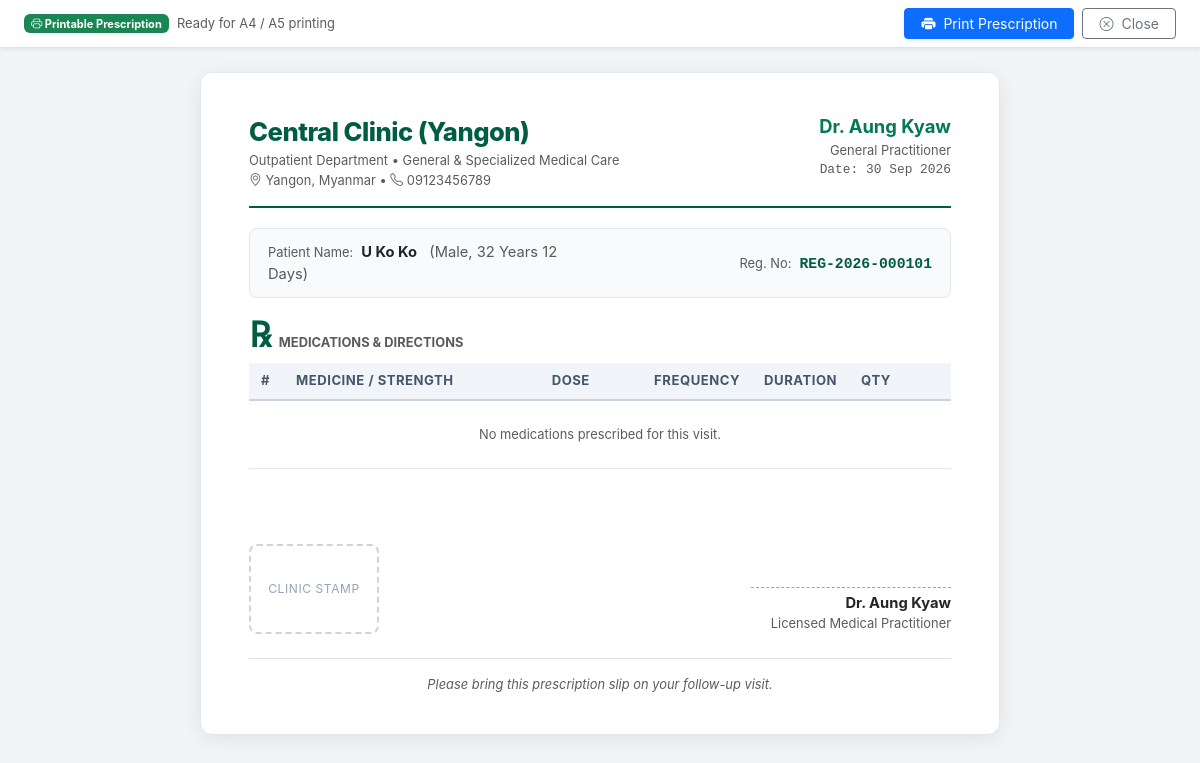
The page /encounters/2/print-rx (signed in) on the database its author committed.
### app/models.py (models this page shows, shortened)
class Account(db.Model):
    __tablename__ = 'accounts'
    id = db.Column(db.Integer, primary_key=True)
    phone_number = db.Column(db.String(32), unique=True, nullable=False, index=True)
    clinic_name = db.Column(db.String(128), nullable=False, default='Central Clinic')
    doctor_name = db.Column(db.String(128), nullable=False, default='Dr. Aung Kyaw')
    password_hash = db.Column(db.String(255), nullable=False)
    is_active = db.Column(db.Boolean, default=True, nullable=False)
    created_at = db.Column(db.DateTime, default=datetime.utcnow, nullable=False)
    updated_at = db.Column(db.DateTime, default=datetime.utcnow, onupdate=datetime.utcnow, nullable=False)

class Encounter(db.Model):
    __tablename__ = 'encounters'
    id = db.Column(db.Integer, primary_key=True)
    patient_id = db.Column(db.Integer, db.ForeignKey('patients.id', ondelete='RESTRICT'), nullable=False, index=True)
    doctor_id = db.Column(db.Integer, db.ForeignKey('doctors.id', ondelete='SET NULL'), nullable=True, index=True)
    encounter_date = db.Column(db.DateTime, default=datetime.utcnow, nullable=False, index=True)
    status = db.Column(db.String(32), default='completed', nullable=False)  # 'draft', 'completed', 'cancelled'
    hopi = db.Column(db.Text, nullable=True)
    examination = db.Column(db.Text, nullable=True)
    created_at = db.Column(db.DateTime, default=datetime.utcnow, nullable=False)
    updated_at = db.Column(db.DateTime, default=datetime.utcnow, onupdate=datetime.utcnow, nullable=False)
    history = db.relationship(
        'EncounterHistory',
        backref='encounter',
        uselist=False,
        cascade='all, delete-orphan'
    )
    vitals = db.relationship(
        'EncounterVital',
        backref='encounter',
        cascade='all, delete-orphan',
        lazy='selectin',
        order_by='desc(EncounterVital.recorded_at)'
    )
    diagnoses = db.relationship(
        'EncounterDiagnosis',
        backref='encounter',
        cascade='all, delete-orphan',
        lazy='selectin',
        order_by='EncounterDiagnosis.order_index'
    )
    prescriptions = db.relationship(
        'Prescription',
        backref='encounter',
        cascade='all, delete-orphan',
        lazy='selectin'
    )
    investigations_rel = db.relationship(
        'Investigation',
        backref='encounter',
        cascade='all, delete-orphan',
        lazy='selectin'
    )
    procedures = db.relationship(
        'Procedure',
        backref='encounter',
        cascade='all, delete-orphan',
        lazy='selectin'
    )
    vouchers = db.relationship(
        'Voucher',
        backref='encounter',
        lazy='dynamic',
        order_by='desc(Voucher.voucher_date)'
    )
    appointment = db.relationship(
        'Appointment',
        backref=db.backref('linked_encounter', uselist=False),
        uselist=False
    )
    @property
    def latest_vitals(self):
        return self.vitals[0] if self.vitals else None

class Patient(db.Model):
    __tablename__ = 'patients'
    id = db.Column(db.Integer, primary_key=True)
    registration_number = db.Column(db.String(64), unique=True, nullable=False, index=True)
    sir_name = db.Column(db.String(32), nullable=False)
    patient_name = db.Column(db.String(128), nullable=False, index=True)
    gender = db.Column(db.String(16), nullable=False)  # 'Male', 'Female'
    date_of_birth = db.Column(db.Date, nullable=True, index=True)
    marital_status = db.Column(db.String(32), nullable=True)
    occupation = db.Column(db.String(128), nullable=True)
    blood_group = db.Column(db.String(16), nullable=True)
    guardian_name = db.Column(db.String(128), nullable=True)
    guardian_relationship = db.Column(db.String(64), nullable=True)
    guardian_phone = db.Column(db.String(64), nullable=True)
    nrc_number = db.Column(db.String(64), nullable=True, index=True)
    email = db.Column(db.String(128), nullable=True)
    address = db.Column(db.Text, nullable=True)
    city_township = db.Column(db.String(128), nullable=True)
    state_region = db.Column(db.String(128), nullable=True)
    patient_summary = db.Column(db.Text, nullable=True)
    notes = db.Column(db.Text, nullable=True)
    is_active = db.Column(db.Boolean, default=True, nullable=False)
    created_at = db.Column(db.DateTime, default=datetime.utcnow, nullable=False)
    updated_at = db.Column(db.DateTime, default=datetime.utcnow, onupdate=datetime.utcnow, nullable=False)
    phones = db.relationship(
        'PatientPhone',
        backref='patient',
        cascade='all, delete-orphan',
        lazy='selectin',
        order_by='desc(PatientPhone.is_primary), PatientPhone.id'
    )
    encounters = db.relationship(
        'Encounter',
        backref='patient',
        lazy='dynamic',
        order_by='desc(Encounter.encounter_date)'
    )
    appointments = db.relationship(
        'Appointment',
        backref='patient',
        lazy='dynamic',
        order_by='desc(Appointment.appointment_date)'
    )
    investigations = db.relationship(
        'Investigation',
        backref='patient',
        lazy='dynamic',
        order_by='desc(Investigation.ordered_date)'
    )
    vouchers = db.relationship(
        'Voucher',
        backref='patient',
        lazy='dynamic',
        order_by='desc(Voucher.voucher_date)'
    )
    @property
    def full_name(self):
        return f"{self.sir_name} {self.patient_name}".strip()
    def get_dynamic_age(self, ref_date=None):
        if not self.date_of_birth:
            return None
        if ref_date is None:
            ref_date = date.today()
        dob = self.date_of_birth
        if dob > ref_date:
            return {'years': 0, 'months': 0, 'days': 0, 'formatted': '0 Days'}
        years = ref_date.year - dob.year
        months = ref_date.month - dob.month
        days = ref_date.day - dob.day
        if days < 0:
            prev_month = ref_date.month - 1 if ref_date.month > 1 else 12
            prev_year = ref_date.year if ref_date.month > 1 else ref_date.year - 1
            days_in_prev_month = calendar.monthrange(prev_year, prev_month)[1]
            days += days_in_prev_month
            months -= 1
        if months < 0:
            years -= 1
            months += 12
        parts = []
        if years > 0:
            parts.append(f"{years} {'Year' if years == 1 else 'Years'}")
        if months > 0:
            parts.append(f"{months} {'Month' if months == 1 else 'Months'}")
        if days > 0 or not parts:
            parts.append(f"{days} {'Day' if days == 1 else 'Days'}")
        formatted = " ".join(parts)
        return {
            'years': years,
            'months': months,
            'days': days,
            'formatted': formatted
        }
    @property
    def age_formatted(self):
        res = self.get_dynamic_age()
        return res['formatted'] if res else "Unknown"

### app/routes.py (the view)
@encounters_bp.route('/encounters/<int:encounter_id>/print-rx')
@login_required
def print_rx(encounter_id):
    encounter = Encounter.query.get_or_404(encounter_id)
    patient = encounter.patient
    current_user = get_current_user()
    prescription = encounter.prescriptions[0] if encounter.prescriptions else None
    vitals = encounter.latest_vitals
    return render_template(
        'encounters/print_rx.html',
        encounter=encounter,
        patient=patient,
        current_user=current_user,
        prescription=prescription,
        vitals=vitals
    )

### app/extensions.py (called while the page is built)
def init_csrf(app):
    @app.before_request
    def check_csrf():
        if not current_app.config.get('WTF_CSRF_ENABLED', True):
            return
        if request.method in ('POST', 'PUT', 'PATCH', 'DELETE'):
            token = request.form.get('csrf_token') or request.headers.get('X-CSRFToken')
            expected = session.get('_csrf_token')
            if not expected or not token or not secrets.compare_digest(token, expected):
                abort(400, description="Invalid or missing CSRF token.")
    @app.context_processor
    def inject_csrf():
        return dict(csrf_token=generate_csrf_token)

### app/helpers.py (called while the page is built)
def login_required(f):
    @wraps(f)
    def decorated_function(*args, **kwargs):
        if '_account_id' not in session and '_user_id' not in session:
            flash('Please log in to access this page.', 'warning')
            return redirect(url_for('auth.login', next=request.url))
        return f(*args, **kwargs)
    return decorated_function

def get_current_user():
    from flask import g, session
    sess_key = (session.get('_account_id'), session.get('_user_id'))
    if not any(sess_key):
        return None
    if getattr(g, '_current_user_sess_key', None) == sess_key and getattr(g, 'current_user', None) is not None:
        return g.current_user
    user = None
    if '_account_id' in session:
        from app.models import Account
        user = db.session.get(Account, session['_account_id'])
    elif '_user_id' in session:
        from app.models import User
        user = db.session.get(User, session['_user_id'])
    g._current_user_sess_key = sess_key
    g.current_user = user
    return user

### app/templates/encounters/print_rx.html (shortened to what this page needs)
<!DOCTYPE html>
<html lang="en">
<head>
    <link rel="stylesheet" href="https://cdn.jsdelivr.net/npm/bootstrap@5.3.3/dist/css/bootstrap.min.css">
    <link rel="stylesheet" href="https://cdn.jsdelivr.net/npm/bootstrap-icons@1.11.3/font/bootstrap-icons.min.css">
</head>
<body>
    <div class="no-print bg-white border-bottom shadow-sm py-2 px-4 sticky-top d-flex justify-content-between align-items-center">
        <div class="d-flex align-items-center gap-2">
            <span class="badge bg-success"><i class="bi bi-printer"></i> Printable Prescription</span>
            <span class="text-muted small">Ready for A4 / A5 printing</span>
        </div>
        <div class="d-flex align-items-center gap-2">
            <button onclick="window.print()" class="btn btn-primary btn-sm px-3 shadow-sm">
                <i class="bi bi-printer-fill me-1"></i> Print Prescription
            </button>
            <button onclick="window.close()" class="btn btn-outline-secondary btn-sm px-3">
                <i class="bi bi-x-circle me-1"></i> Close
            </button>
        </div>
    </div>
    <div class="rx-page">
        <div class="clinic-header d-flex justify-content-between align-items-start">
            <div>
                <div class="clinic-title">{{ current_user.clinic_name if current_user.clinic_name else 'Central Clinic' }}</div>
                <div class="text-muted small">Outpatient Department &bull; General & Specialized Medical Care</div>
                <div class="text-muted small"><i class="bi bi-geo-alt"></i> Yangon, Myanmar &bull; <i class="bi bi-telephone"></i> {{ current_user.phone_number or '09123456789' }}</div>
            </div>
            <div class="text-end">
                <div class="doctor-title">{{ encounter.doctor.display_name if encounter.doctor else (current_user.doctor_name or 'Dr. Aung Kyaw') }}</div>
                <div class="text-muted small">{{ encounter.doctor.specialty if encounter.doctor and encounter.doctor.specialty else 'General Practitioner' }}</div>
                <div class="text-muted small font-monospace">Date: {{ encounter.encounter_date.strftime('%d %b %Y') }}</div>
            </div>
        </div>
        <div class="patient-info-box">
            <div class="row g-2 align-items-center">
                <div class="col-sm-6">
                    <span class="text-muted small">Patient Name:</span>
                    <span class="fw-bold text-dark ms-1">{{ patient.full_name }}</span>
                    <span class="text-muted ms-2">({{ patient.gender }}, {{ patient.age_formatted }})</span>
                </div>
                <div class="col-sm-6 text-sm-end">
                    <span class="text-muted small">Reg. No:</span>
                    <span class="font-monospace fw-bold ms-1" style="color: #005d42;">{{ patient.registration_number }}</span>
                </div>
            </div>
        </div>
        <div class="d-flex align-items-baseline gap-2 mb-2">
            <span class="rx-symbol">℞</span>
            <span class="fw-bold text-uppercase small text-muted tracking-wider">Medications & Directions</span>
        </div>
        <table class="table-rx">
            <thead>
                <tr>
                    <th style="width: 5%;">#</th>
                    <th style="width: 38%;">Medicine / Strength</th>
                    <th style="width: 15%;">Dose</th>
                    <th style="width: 15%;">Frequency</th>
                    <th style="width: 12%;">Duration</th>
                    <th style="width: 15%;">Qty</th>
                </tr>
            </thead>
            <tbody>
                {% if prescription and prescription.items %}
                    {% for itm in prescription.items %}
                    <tr>
                        <td class="text-muted font-monospace small">{{ loop.index }}</td>
                        <td>
                            <div class="fw-bold text-dark">{{ itm.medicine_name }}</div>
                            {% if itm.instructions %}
                                <div class="text-muted small fst-italic"><i class="bi bi-info-circle me-1"></i>{{ itm.instructions }}</div>
                            {% endif %}
                        </td>
                        <td><span class="small">{{ itm.dose or '-' }}</span></td>
                        <td><span class="badge bg-light text-dark border">{{ itm.frequency or 'As directed' }}</span></td>
                        <td><span class="small">{{ itm.duration or '-' }}</span></td>
                        <td><span class="fw-semibold">{{ itm.quantity|int if itm.quantity and itm.quantity.is_integer() else (itm.quantity or '-') }}</span></td>
                    </tr>
                    {% endfor %}
                {% else %}
                    <tr>
                        <td colspan="6" class="text-center text-muted py-4 small">
                            No medications prescribed for this visit.
                        </td>
                    </tr>
                {% endif %}
            </tbody>
        </table>
        <div class="doctor-sign-block d-flex justify-content-between align-items-end">
            <div class="stamp-box">
                Clinic Stamp
            </div>
            <div class="text-end">
                <div class="sign-line ms-auto"></div>
                <div class="fw-bold text-dark mt-1">{{ encounter.doctor.display_name if encounter.doctor else (current_user.doctor_name or 'Attending Doctor') }}</div>
                <div class="text-muted small">{{ encounter.doctor.specialty if encounter.doctor and encounter.doctor.specialty else 'Licensed Medical Practitioner' }}</div>
            </div>
        </div>
        <div class="mt-4 pt-3 border-top text-center text-muted small fst-italic">
            Please bring this prescription slip on your follow-up visit.
        </div>
    </div>
</body>
</html>

### app/templates/encounters/print_rx.html (style rules this page uses)
body { background-color: #f3f4f6; color: #1e293b; font-family: -apple-system, BlinkMacSystemFont, "Segoe UI", Roboto, Helvetica, Arial, sans-serif; font-size: 0.92rem; }
.rx-page { max-width: 800px; margin: 24px auto; background: #ffffff; padding: 40px 48px; border-radius: 12px; box-shadow: 0 4px 20px rgba(0, 0, 0, 0.08); border: 1px solid #e2e8f0; }
.clinic-header { border-bottom: 2px solid #005d42; padding-bottom: 16px; margin-bottom: 20px; }
.clinic-title { color: #005d42; font-size: 1.6rem; font-weight: 800; letter-spacing: -0.02em; }
.doctor-title { color: #047857; font-size: 1.15rem; font-weight: 700; }
.rx-symbol { font-family: "Times New Roman", Times, serif; font-size: 2.2rem; font-weight: bold; color: #005d42; line-height: 1; }
.patient-info-box { background-color: #f8fafc; border: 1px solid #e2e8f0; border-radius: 8px; padding: 12px 18px; margin-bottom: 20px; }
.table-rx { width: 100%; margin-top: 10px; margin-bottom: 24px; }
.table-rx th { background-color: #f1f5f9; color: #475569; font-weight: 700; font-size: 0.82rem; text-transform: uppercase; letter-spacing: 0.04em; padding: 8px 12px; border-bottom: 2px solid #cbd5e1; }
.table-rx td { padding: 12px; border-bottom: 1px solid #e2e8f0; vertical-align: middle; }
.doctor-sign-block { margin-top: 48px; padding-top: 20px; }
.sign-line { border-top: 1px dashed #94a3b8; width: 200px; margin-top: 50px; }
.stamp-box { width: 130px; height: 90px; border: 2px dashed #cbd5e1; border-radius: 8px; display: flex; align-items: center; justify-content: center; color: #94a3b8; font-size: 0.75rem; text-transform: uppercase; letter-spacing: 0.05em; }

### rows shown on the page
Account: clinic_name "Central Clinic (Yangon)", phone_number "09123456789", doctor "Dr. Aung Kyaw"
Encounter: encounter_date "30 Sep 2026"
Patient: full_name "U Ko Ko", gender "Male", age_formatted "32 Years 12 Days", registration_number "REG-2026-000101"
